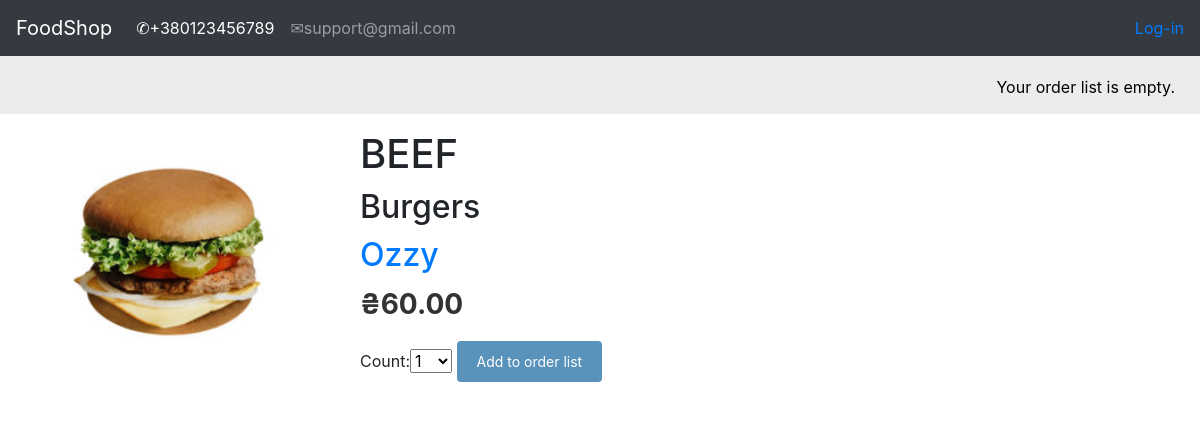
Screenshot of /shop/product/1/beef/ with the database file from the repository.
### shop/models.py (models this page shows, shortened)
class Product(models.Model):
    shop = models.ForeignKey(Shop, on_delete=models.CASCADE)
    category = models.ForeignKey(Category, on_delete=models.CASCADE)
    name = models.CharField(max_length=150, db_index=True)
    slug = models.SlugField(max_length=150, db_index=True)
    image = models.ImageField(upload_to='image_products/%Y/%d/%m', default='image_products/no_img.png')
    description = models.TextField(blank=True)
    price = models.DecimalField(max_digits=10, decimal_places=2)
    available = models.BooleanField(default=True)
    created = models.DateTimeField(auto_now_add=True)
    updated = models.DateTimeField(auto_now=True)
    objects = ProductManager()
    class Meta:
        ordering = ('name',)
        index_together = (('id', 'slug'),)
        default_related_name = "products"
    def get_shop_slug(self):
        shop = Shop.objects.get(name=self.shop)
        shop = shop.slug
        return reverse('product_list_by_shop',
                       args=[shop])

class Category(models.Model):
    name = models.CharField(max_length=150, db_index=True)
    slug = models.SlugField(max_length=150, db_index=True, unique=True)
    class Meta:
        ordering = ('name',)
        default_related_name = "category"
    def __str__(self):
        return self.name

class Shop(models.Model):
    name = models.CharField(max_length=150, db_index=True)
    slug = models.SlugField(max_length=150, db_index=True, unique=True)
    class Meta:
        ordering = ('name',)
        default_related_name = "shop"
    def __str__(self):
        return self.name

### shop/views.py (the view)
# urls.py: path('shop/product/<int:id>/<slug:slug>/', views.product_detail, name='product_detail'),
def product_detail(request, id, slug):
    product = Product.objects.available().get(id=id, slug=slug)
    orderlist_form = OrderListAddProductForm()
    return render(request, 'shop/product_detail.html',
                  {'product': product,
                   'orderlist_form': orderlist_form})

### orderlist/forms.py
class OrderListAddProductForm(forms.Form):
    count = forms.TypedChoiceField(choices=PRODUCT_COUNT_CHOICES, coerce=int)
    update = forms.BooleanField(required=False, initial=False, widget=forms.HiddenInput)

### orderlist/context_processors.py (called while the page is built)
def orderlist(request):
    return {'orderlist': OrderList(request)}

### orderlist/orderlist.py (called while the page is built)
    def __len__(self):
        return sum(item['count'] for item in self.orderlist.values())

### shop/models.py (called while the page is built)
    def available(self):
        return self.filter(available=True)

    def get_query_set(self):
        return ProductQuerySet(self.model)

    def available(self):
        return self.get_query_set().available()

### templates/shop/product_detail.html (shortened to what this page needs)
{% extends 'shop/base.html' %}
{% load static %}
{% block context %}
  <div class="product-detail">
    <img src="{{ product.image.url }}">
    <h1>{{ product.name }}</h1>
    <h2>{{ product.category }}</h2>
    <h2><a href="{{ product.get_shop_slug }}">{{ product.shop }}</a></h2>
    <p class="price">₴{{ product.price }}</p>
    <form action="{% url 'orderlist:orderlist_add' product.id %}" method="post">
    {{ orderlist_form }}
    <input type="submit" value="Add to order list">
</form>
  </div>
{% endblock %}

### templates/shop/base.html (style rules this page uses)
html { overflow-x: hidden; }

### templates/shop/product_detail.html (style rules this page uses)
.product-detail { text-align:justify; }
.product-detail .price { color:#333; font-size:28px; font-weight:bold; }
.product-detail img { width:30%; float:left; padding:0 20px 20px 0; }
.product-detail h1 { margin-bottom:0; }
.product-detail h2 { margin-top:10px; }
input[type="submit"] { color:#fff; background:#5993bb; border-radius:4px; padding:10px 20px; font-size:14px; border:0; }

### rows the page displays
Product: image (picture), name "BEEF", category "Burgers", shop "Ozzy", price "60.00"
